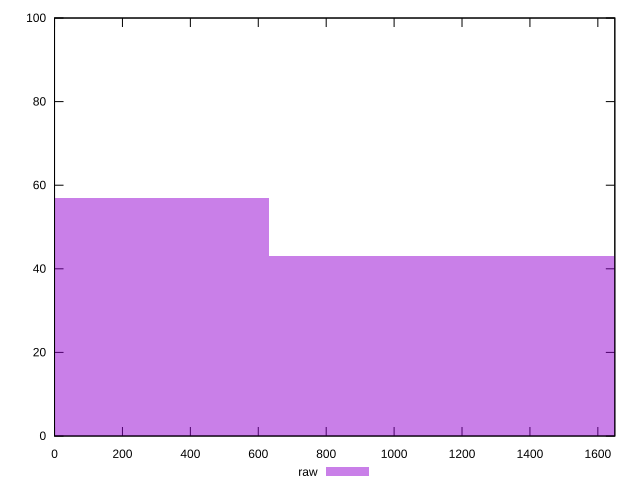

The gnuplot source for this figure:
reset

$raw <<EOF
0 57
1262.7492201120103 43
EOF

set key outside below
set boxwidth 1262.7492201120103
set xrange [0:1650]
set yrange [0:100]
set trange [0:100]
set style fill transparent solid 0.5 noborder
set terminal svg size 640, 490 enhanced background rgb 'white'
set output "reprap/offscreen-images/samples/pages+cached+noexternal+nomedia/raw/histogram.svg"

plot $raw title "raw" with boxes

reset
